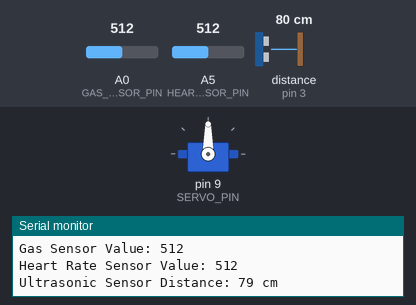
A sketch run on a simulated Arduino Uno, built with avr-gcc and run on an emulated ATmega328P. On the bench: servo, the last lines printed to the serial monitor. Wiring (inferred from the names in the program): ultrasonic range finder: trigger pin 2; echo pin 3. Inputs (shaded band) come from the test bench; at power-on: A0 (GAS_SENSOR_PIN) = 512, A5 (HEART_RATE_SENSOR_PIN) = 512, distance to the obstacle (sensor on pin 3) 80 cm. The echo pulse lasts 58.3 µs per cm.

Above: at 1.8 s.
1.9 s: A0 (GAS_SENSOR_PIN) set to 493
At 3.3 s:
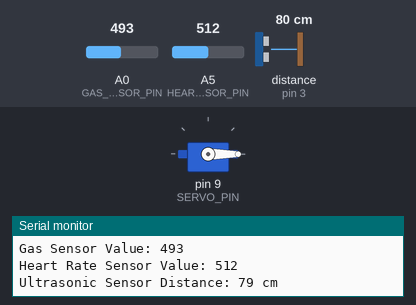
3.6 s: A0 (GAS_SENSOR_PIN) set to 510
At 5.4 s:
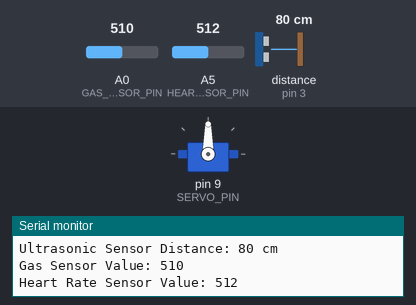
5.7 s: A0 (GAS_SENSOR_PIN) set to 490
At 7.4 s:
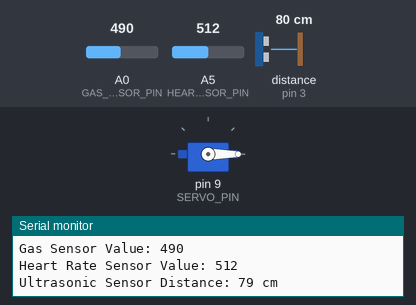
Timing chart, 0 to 8.9 s (numbered marks = the images above; inputs shaded):
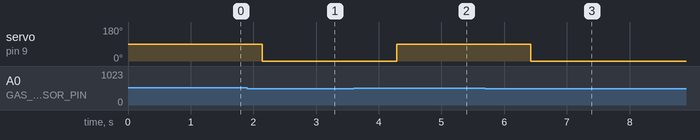

Measured:
- the behaviour switches between 501 and 500 on A0 (GAS_SENSOR_PIN) (found by bisection; images 0 and 1)
- after the input at 1.9 s, servo on pin 9 (SERVO_PIN): 90° → 0° after 0.24 s
- after the input at 3.6 s, servo on pin 9 (SERVO_PIN): 0° → 90° after 0.68 s
- after the input at 5.7 s, servo on pin 9 (SERVO_PIN): 90° → 0° after 0.72 s

The sketch:

Electrothon-final.ino
```cpp
#include <Servo.h>
#include <SoftwareSerial.h>

#define GAS_SENSOR_PIN A0
#define HEART_RATE_SENSOR_PIN A5
#define ULTRASONIC_TRIG_PIN 2
#define ULTRASONIC_ECHO_PIN 3
#define SERVO_PIN 9

Servo myServo;
SoftwareSerial bluetooth(10, 11); // RX, TX

void setup() {
  Serial.begin(9600);
  bluetooth.begin(9600);
  pinMode(GAS_SENSOR_PIN, INPUT);
  pinMode(HEART_RATE_SENSOR_PIN, INPUT);
  pinMode(ULTRASONIC_TRIG_PIN, OUTPUT);
  pinMode(ULTRASONIC_ECHO_PIN, INPUT);
  myServo.attach(SERVO_PIN);
}

void loop() {
  // Read gas sensor data
  int gasValue = analogRead(GAS_SENSOR_PIN);
  Serial.print("Gas Sensor Value: ");
  Serial.println(gasValue);

  // Control servo based on gas sensor data
  if (gasValue > 500) {
    myServo.write(90); // Rotate servo to 90 degrees
  } else {
    myServo.write(0); // Rotate servo to 0 degrees
  }

  // Read heart rate sensor data
  int heartRate = analogRead(HEART_RATE_SENSOR_PIN);
  Serial.print("Heart Rate Sensor Value: ");
  Serial.println(heartRate);

  // Read ultrasonic sensor data
  long duration, distance;
  digitalWrite(ULTRASONIC_TRIG_PIN, LOW);
  delayMicroseconds(2);
  digitalWrite(ULTRASONIC_TRIG_PIN, HIGH);
  delayMicroseconds(10);
  digitalWrite(ULTRASONIC_TRIG_PIN, LOW);
  duration = pulseIn(ULTRASONIC_ECHO_PIN, HIGH);
  distance = (duration / 2) / 29.1;
  Serial.print("Ultrasonic Sensor Distance: ");
  Serial.print(distance);
  Serial.println(" cm");

  // Send data over Bluetooth
  bluetooth.print("Gas: ");
  bluetooth.println(gasValue);
  bluetooth.print("Heart Rate: ");
  bluetooth.println(heartRate);
  bluetooth.print("Distance: ");
  bluetooth.print(distance);
  bluetooth.println(" cm");

  delay(1000); // Delay for stability
}
```
